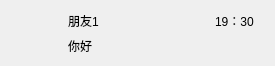
<?xml version="1.0" encoding="UTF-8"?>
<ui version="4.0">
 <class>FriendItem</class>
 <widget class="QDialog" name="FriendItem">
  <property name="geometry">
   <rect>
    <x>0</x>
    <y>0</y>
    <width>275</width>
    <height>62</height>
   </rect>
  </property>
  <property name="minimumSize">
   <size>
    <width>275</width>
    <height>0</height>
   </size>
  </property>
  <property name="maximumSize">
   <size>
    <width>275</width>
    <height>16777215</height>
   </size>
  </property>
  <property name="windowTitle">
   <string>Dialog</string>
  </property>
  <layout class="QHBoxLayout" name="horizontalLayout_2">
   <item>
    <layout class="QGridLayout" name="gridLayout">
     <item row="0" column="0">
      <widget class="QLabel" name="headphotolabel">
       <property name="minimumSize">
        <size>
         <width>41</width>
         <height>41</height>
        </size>
       </property>
       <property name="maximumSize">
        <size>
         <width>41</width>
         <height>41</height>
        </size>
       </property>
       <property name="styleSheet">
        <string notr="true"/>
       </property>
       <property name="text">
        <string/>
       </property>
      </widget>
     </item>
     <item row="0" column="2">
      <layout class="QVBoxLayout" name="verticalLayout">
       <item>
        <layout class="QHBoxLayout" name="horizontalLayout">
         <item>
          <widget class="QLabel" name="friendnamelabel">
           <property name="text">
            <string>朋友1</string>
           </property>
          </widget>
         </item>
         <item>
          <spacer name="horizontalSpacer_2">
           <property name="orientation">
            <enum>Qt::Horizontal</enum>
           </property>
           <property name="sizeHint" stdset="0">
            <size>
             <width>40</width>
             <height>20</height>
            </size>
           </property>
          </spacer>
         </item>
         <item>
          <widget class="QLabel" name="timelabel">
           <property name="text">
            <string>19：30</string>
           </property>
          </widget>
         </item>
        </layout>
       </item>
       <item>
        <widget class="QLabel" name="dialoglabel">
         <property name="text">
          <string>你好</string>
         </property>
        </widget>
       </item>
      </layout>
     </item>
     <item row="0" column="1">
      <spacer name="horizontalSpacer">
       <property name="orientation">
        <enum>Qt::Horizontal</enum>
       </property>
       <property name="sizeType">
        <enum>QSizePolicy::Fixed</enum>
       </property>
       <property name="sizeHint" stdset="0">
        <size>
         <width>10</width>
         <height>20</height>
        </size>
       </property>
      </spacer>
     </item>
     <item row="0" column="3">
      <spacer name="horizontalSpacer_3">
       <property name="orientation">
        <enum>Qt::Horizontal</enum>
       </property>
       <property name="sizeType">
        <enum>QSizePolicy::Fixed</enum>
       </property>
       <property name="sizeHint" stdset="0">
        <size>
         <width>10</width>
         <height>20</height>
        </size>
       </property>
      </spacer>
     </item>
    </layout>
   </item>
  </layout>
 </widget>
 <resources/>
 <connections/>
</ui>
